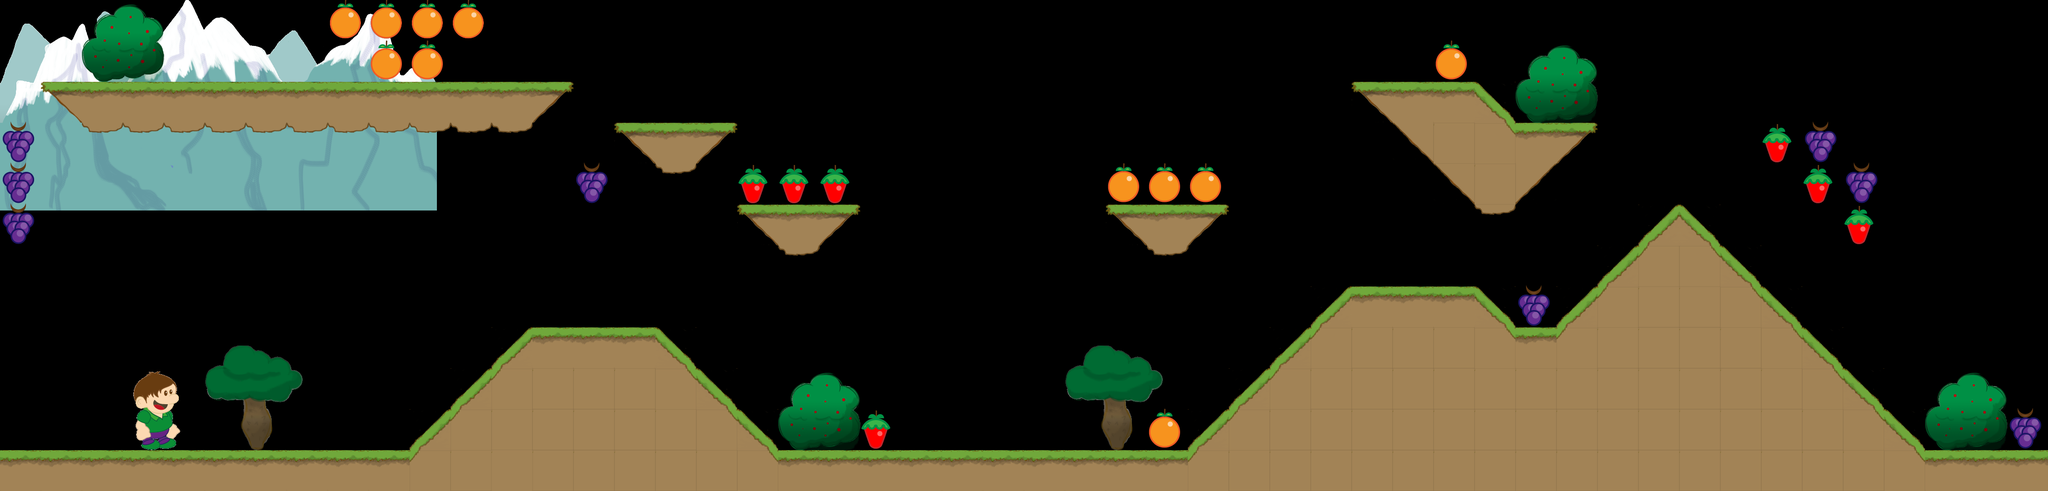

This is a level from a 2D game, rendered from its Tiled map with the project's own tilesets. A one-line summary and the map file follow, with tile-layer data summarised:
An orthogonal 50x12 tile map with 90x90 px tiles, 4 tile layers (ground, fruits, misc, hero), 7 tilesets, 10 image layers.

<map version="1.0" orientation="orthogonal" renderorder="right-down" width="50" height="12" tilewidth="90" tileheight="90" nextobjectid="1">
 <tileset firstgid="1" name="pampa" tilewidth="90" tileheight="90">
  <image source="pampa.png" width="360" height="540" />
 </tileset>
 <tileset firstgid="25" name="grapes" tilewidth="81" tileheight="96">
  <image source="../sprites/grapes.png" width="81" height="96" />
 </tileset>
 <tileset firstgid="26" name="orange" tilewidth="78" tileheight="96">
  <image source="../sprites/orange.png" width="78" height="96" />
 </tileset>
 <tileset firstgid="27" name="strawberry" tilewidth="70" tileheight="96">
  <image source="../sprites/strawberry.png" width="70" height="96" />
 </tileset>
 <tileset firstgid="28" name="hero" tilewidth="145" tileheight="174">
  <image source="../spritesheets/hero.png" width="1160" height="174" />
 </tileset>
 <tileset firstgid="36" name="bush" tilewidth="181" tileheight="170">
  <image source="../sprites/bush.png" width="181" height="170" />
 </tileset>
 <tileset firstgid="37" name="tree" tilewidth="220" tileheight="230">
  <image source="../sprites/tree.png" width="220" height="230" />
 </tileset>
 <imagelayer name="clouds1">
  <image source="../backgrounds/clouds-orange.png" />
 </imagelayer>
 <imagelayer name="clouds2" x="700">
  <image source="../backgrounds/clouds-orange.png" />
 </imagelayer>
 <imagelayer name="clouds3" x="1400">
  <image source="../backgrounds/clouds-orange.png" />
 </imagelayer>
 <imagelayer name="clouds4" x="2100">
  <image source="../backgrounds/clouds-orange.png" />
 </imagelayer>
 <imagelayer name="clouds5" x="2800">
  <image source="../backgrounds/clouds-orange.png" />
 </imagelayer>
 <imagelayer name="clouds6" x="3500">
  <image source="../backgrounds/clouds-orange.png" />
 </imagelayer>
 <imagelayer name="clouds7" x="4200">
  <image source="../backgrounds/clouds-orange.png" />
 </imagelayer>
 <imagelayer name="mountain-far1" y="616">
  <image source="../backgrounds/mountains-far.png" />
 </imagelayer>
 <imagelayer name="mountain-far2" x="960" y="616">
  <image source="../backgrounds/mountains-far.png" />
 </imagelayer>
 <imagelayer name="mountain-far3" x="1920" y="616">
  <image source="../backgrounds/mountains-far.png" />
 </imagelayer>
 <imagelayer name="mountain-far4" x="2880" y="616">
  <image source="../backgrounds/mountains-far.png" />
 </imagelayer>
 <imagelayer name="mountain-far5" x="3840" y="616">
  <image source="../backgrounds/mountains-far.png" />
 </imagelayer>
 <imagelayer name="mountain-near1" y="616">
  <image source="../backgrounds/mountains-near.png" />
 </imagelayer>
 <imagelayer name="mountain-near2" x="960" y="616">
  <image source="../backgrounds/mountains-near.png" />
 </imagelayer>
 <imagelayer name="mountain-near3" x="1920" y="616">
  <image source="../backgrounds/mountains-near.png" />
 </imagelayer>
 <imagelayer name="mountain-near4" x="2880" y="616">
  <image source="../backgrounds/mountains-near.png" />
 </imagelayer>
 <imagelayer name="mountain-near5" x="3840" y="616">
  <image source="../backgrounds/mountains-near.png" />
 </imagelayer>
 <layer name="ground" width="50" height="12">
  <data>[600 cells, 187 non-empty, 12 distinct tile ids]</data>
 </layer>
 <layer name="fruits" width="50" height="12">
  <data>[600 cells, 27 non-empty, 4 distinct tile ids]</data>
 </layer>
 <layer name="misc" width="50" height="12">
  <data>[600 cells, 6 non-empty, 2 distinct tile ids]</data>
 </layer>
 <layer name="hero" width="50" height="12">
  <data>[600 cells, 1 non-empty, 1 distinct tile ids]</data>
 </layer>
</map>